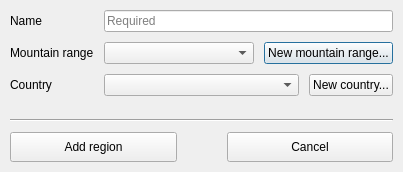
<?xml version="1.0" encoding="UTF-8"?>
<ui version="4.0">
 <class>RegionDialog</class>
 <widget class="QDialog" name="RegionDialog">
  <property name="geometry">
   <rect>
    <x>0</x>
    <y>0</y>
    <width>375</width>
    <height>172</height>
   </rect>
  </property>
  <property name="sizePolicy">
   <sizepolicy hsizetype="Preferred" vsizetype="Fixed">
    <horstretch>0</horstretch>
    <verstretch>0</verstretch>
   </sizepolicy>
  </property>
  <property name="maximumSize">
   <size>
    <width>16777215</width>
    <height>172</height>
   </size>
  </property>
  <property name="windowTitle">
   <string>New region</string>
  </property>
  <layout class="QVBoxLayout" name="verticalLayout">
   <property name="spacing">
    <number>10</number>
   </property>
   <property name="leftMargin">
    <number>10</number>
   </property>
   <property name="topMargin">
    <number>10</number>
   </property>
   <property name="rightMargin">
    <number>10</number>
   </property>
   <property name="bottomMargin">
    <number>10</number>
   </property>
   <item>
    <layout class="QFormLayout" name="formLayout">
     <property name="horizontalSpacing">
      <number>10</number>
     </property>
     <property name="verticalSpacing">
      <number>10</number>
     </property>
     <item row="0" column="0">
      <widget class="QLabel" name="nameLabel">
       <property name="text">
        <string>Name</string>
       </property>
      </widget>
     </item>
     <item row="0" column="1">
      <widget class="QLineEdit" name="nameLineEdit">
       <property name="sizePolicy">
        <sizepolicy hsizetype="MinimumExpanding" vsizetype="Fixed">
         <horstretch>0</horstretch>
         <verstretch>0</verstretch>
        </sizepolicy>
       </property>
       <property name="minimumSize">
        <size>
         <width>150</width>
         <height>0</height>
        </size>
       </property>
       <property name="placeholderText">
        <string>Required</string>
       </property>
      </widget>
     </item>
     <item row="1" column="0">
      <widget class="QLabel" name="rangeLabel">
       <property name="text">
        <string>Mountain range</string>
       </property>
      </widget>
     </item>
     <item row="1" column="1">
      <layout class="QHBoxLayout" name="rangeSelectionLayout">
       <property name="spacing">
        <number>10</number>
       </property>
       <item>
        <widget class="QComboBox" name="rangeCombo">
         <property name="sizePolicy">
          <sizepolicy hsizetype="MinimumExpanding" vsizetype="Fixed">
           <horstretch>0</horstretch>
           <verstretch>0</verstretch>
          </sizepolicy>
         </property>
         <property name="minimumSize">
          <size>
           <width>150</width>
           <height>0</height>
          </size>
         </property>
         <property name="placeholderText">
          <string>Select</string>
         </property>
        </widget>
       </item>
       <item>
        <widget class="QPushButton" name="newRangeButton">
         <property name="sizePolicy">
          <sizepolicy hsizetype="Fixed" vsizetype="Fixed">
           <horstretch>0</horstretch>
           <verstretch>0</verstretch>
          </sizepolicy>
         </property>
         <property name="text">
          <string>New mountain range...</string>
         </property>
        </widget>
       </item>
      </layout>
     </item>
     <item row="2" column="0">
      <widget class="QLabel" name="countryLabel">
       <property name="text">
        <string>Country</string>
       </property>
      </widget>
     </item>
     <item row="2" column="1">
      <layout class="QHBoxLayout" name="countrySelectionLayout">
       <property name="spacing">
        <number>10</number>
       </property>
       <item>
        <widget class="QComboBox" name="countryCombo">
         <property name="sizePolicy">
          <sizepolicy hsizetype="MinimumExpanding" vsizetype="Fixed">
           <horstretch>0</horstretch>
           <verstretch>0</verstretch>
          </sizepolicy>
         </property>
         <property name="minimumSize">
          <size>
           <width>150</width>
           <height>0</height>
          </size>
         </property>
         <property name="placeholderText">
          <string>Select</string>
         </property>
        </widget>
       </item>
       <item>
        <widget class="QPushButton" name="newCountryButton">
         <property name="text">
          <string>New country...</string>
         </property>
        </widget>
       </item>
      </layout>
     </item>
    </layout>
   </item>
   <item>
    <widget class="Line" name="bottomLine">
     <property name="orientation">
      <enum>Qt::Horizontal</enum>
     </property>
    </widget>
   </item>
   <item>
    <layout class="QHBoxLayout" name="bottomButtonLayout">
     <property name="spacing">
      <number>50</number>
     </property>
     <item>
      <widget class="QPushButton" name="okButton">
       <property name="sizePolicy">
        <sizepolicy hsizetype="MinimumExpanding" vsizetype="Fixed">
         <horstretch>0</horstretch>
         <verstretch>0</verstretch>
        </sizepolicy>
       </property>
       <property name="minimumSize">
        <size>
         <width>100</width>
         <height>30</height>
        </size>
       </property>
       <property name="text">
        <string>Add region</string>
       </property>
      </widget>
     </item>
     <item>
      <widget class="QPushButton" name="cancelButton">
       <property name="sizePolicy">
        <sizepolicy hsizetype="MinimumExpanding" vsizetype="Fixed">
         <horstretch>0</horstretch>
         <verstretch>0</verstretch>
        </sizepolicy>
       </property>
       <property name="minimumSize">
        <size>
         <width>100</width>
         <height>30</height>
        </size>
       </property>
       <property name="text">
        <string>Cancel</string>
       </property>
      </widget>
     </item>
    </layout>
   </item>
  </layout>
 </widget>
 <resources/>
 <connections/>
</ui>
